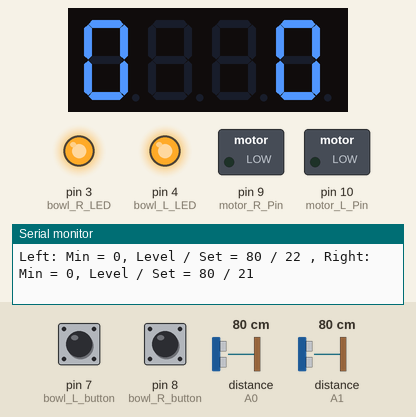
Recording of a sketch running on a simulated Arduino Uno, built with avr-gcc and run on an emulated ATmega328P. Parts: 4-digit seven-segment display, switched loads named in the sketch (green lamp = pin HIGH), output pins drawn as LEDs (lit = HIGH), the last lines printed to the serial monitor. Inputs (shaded band) come from the test bench; at power-on: pin 7 (bowl_L_button) HIGH, pin 8 (bowl_R_button) LOW, distance to the obstacle (sensors on A0, A1) 80 cm.

Above: at 1.2 s.
1.3 s: pin 7 (bowl_L_button) pulled LOW for 0.2 s
3.4 s: pin 8 (bowl_R_button) pulled HIGH for 3.2 s
8.5 s: distance to the obstacle (sensor on A0) set to 24 cm
10.4 s: distance to the obstacle (sensor on A0) set to 20 cm
At 10.9 s:
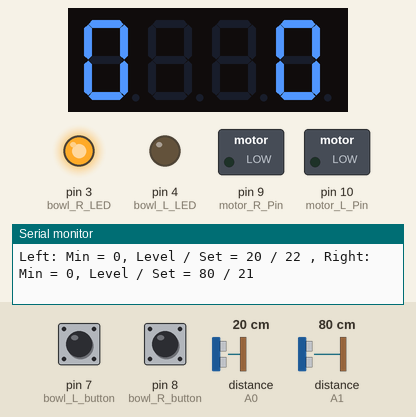
12.1 s: pin 8 (bowl_R_button) pulled HIGH for 0.2 s
14.2 s: pin 7 (bowl_L_button) pulled LOW for 1 s
At 16.6 s:
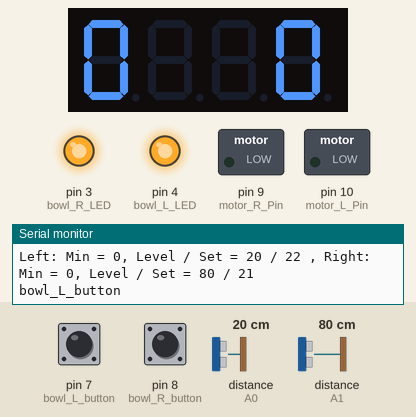
Timing chart, 0 to 18.9 s (numbered marks = the images above; inputs shaded):
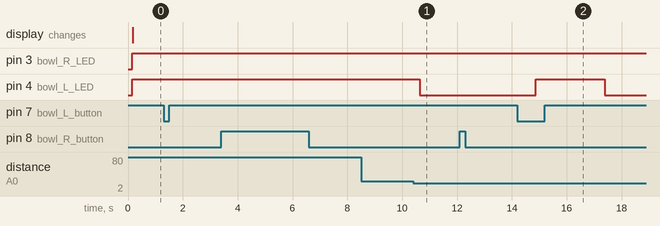

The sketch:

catFeeder.ino
```cpp
// cat feeder using two motors to turn paddles of 2 feeder tubes
// 12v motors driven by PWM on pins 10,11
// 5v arduino pro mini board
#include <SharpIR.h>

#define ir1 A0
#define ir2 A1
#define model 1080

SharpIR SharpIR_1(ir1, model);
SharpIR SharpIR_2(ir2, model);

#include <Wire.h> // Enable this line if using Arduino Uno, Mega, etc.
#include <Adafruit_GFX.h>
#include "Adafruit_LEDBackpack.h"

Adafruit_7segment matrix = Adafruit_7segment();

int motorSpeed;
int motorMaxSpeed = 150;

int bowl_L_fills = 0; // how many times the bowl has been filled
int bowl_R_fills = 0;

const int  bowl_L_LED = 4;
const int  bowl_R_LED = 3;
const int  bowl_R_button = 8; //normally 1
const int  bowl_L_button = 7; //normally 0

bool bowl_L_Empty = false; // is TRUE while bowlmotor going
bool bowl_R_Empty = false;

const int  bowl_L_Sensor = A0; // bowlxSensors have a 10K pulldown resistor on it to decrease overall noise on all analog channels
const int  bowl_R_Sensor = A1;

int bowl_L_level;
int bowl_R_level;

const int  potentiometer1 = A2; //potentiometer 1
const int  potentiometer2 = A3; //potentiometer 2

const int  motor_L_Pin = 10;
const int  motor_R_Pin = 9;

unsigned long runTime1 = 0; //how long since last bowl 1 check
unsigned long runTime2 = 0; //how long since last bowl 2 check
unsigned long startTime1; //bowl 1
unsigned long startTime2; //bowl 2
uint16_t runSecs1 = 0;
uint16_t runMins_L = 0;
uint16_t runHrs1 = 0;
uint16_t runSecs2 = 0;
uint16_t runMins_R = 0;
uint16_t runHrs2 = 0;

//**********************************************************************

uint16_t bowl_L_EmptyLevel = 22; //IR threashold reading when bowl 1 (L) empty
uint16_t bowl_R_EmptyLevel = 21; //IR threashold reading when bowl 2 (R) empty

uint16_t bowl_1_Interval = 480; //minutes to wait between bowl fills
uint16_t bowl_2_Interval = 480; //minutes to wait between bowl fills

//**********************************************************************

uint16_t fillTries = 0; // increment each run of motor, after 3-5 stop (no food in hopper!)

int IR_1_distance;
int IR_2_distance;

void setup() {
  Serial.begin(9600);
  Serial.println("CatFeeder Test!");
  pinMode(motor_L_Pin, OUTPUT);
  pinMode(motor_R_Pin, OUTPUT);
  pinMode(bowl_L_LED, OUTPUT);
  pinMode(bowl_R_LED, OUTPUT);
  pinMode(bowl_R_button, INPUT);
  pinMode(bowl_L_button, INPUT);

  matrix.begin(0x70);
  matrix.setBrightness(1); //0-15
  startTime1 = millis();
  startTime2 = millis();
}

void loop() {
  runTime1 = millis() - startTime1;
  runTime2 = millis() - startTime2;
  runSecs1 = runTime1 / 1000;
  runMins_L = runSecs1 / 60;
  runHrs1 = runMins_L / 60;
  runSecs2 = runTime2 / 1000;
  runMins_R = runSecs2 / 60;
  runHrs2 = runMins_R / 60;

  readButtons(); // will read pots when activated

  if (bowl_L_level > bowl_L_EmptyLevel) {
    digitalWrite(bowl_L_LED, HIGH);
  }
  else digitalWrite(bowl_L_LED, LOW);

  if (bowl_R_level > bowl_R_EmptyLevel) {
    digitalWrite(bowl_R_LED, HIGH);
  }
  else digitalWrite(bowl_R_LED, LOW);

  readLevels();

  //run motor if bowls empty AND multiple of 12hrs AND at least 12 hrs from start
  //BOWL 1
  while (bowl_L_level >= bowl_L_EmptyLevel && runMins_L >= bowl_1_Interval && fillTries <= 2) {
    runMotor(motor_L_Pin);
    bowl_L_Empty = true;
    delay(500); //let level detector stablize before reading
    readLevels();
    delay(500);
    Serial.print("fillTries: ");
    Serial.print(fillTries);
    Serial.print(", bowl_L_level: ");
    Serial.println(bowl_L_level);
    fillTries = fillTries + 1;
  }
  if (bowl_L_Empty) {
    //reset start time so bowl only fills once per time period
    startTime1 = millis();
    bowl_L_Empty = false;
    fillTries = 0;
    bowl_L_fills = bowl_L_fills + 1;
    if (bowl_L_fills >= 10) {
      bowl_L_fills = 0; //reset so we always only have one digit to display
    }
  }
  //BOWL 2
  while (bowl_R_level >= bowl_R_EmptyLevel && runMins_R >= bowl_2_Interval && fillTries <= 2) {
    runMotor(motor_R_Pin);
    bowl_R_Empty = true;
    delay(500); //let level detector stablize before reading
    readLevels();
    delay(500);
    Serial.print("fillTries: ");
    Serial.print(fillTries);
    Serial.print(", bowl_R_level: ");
    Serial.println(bowl_R_level);
    fillTries = fillTries + 1;
  }
  if (bowl_R_Empty) {
    //reset start time so bowl only fills once per time period
    startTime2 = millis();
    bowl_R_Empty = false;
    fillTries = 0;
    bowl_R_fills = bowl_R_fills + 1;
    if (bowl_R_fills >= 10) {
      bowl_R_fills = 0; //reset so we always only have one digit to display
    }
  }

//  Serial.print("ave_bowl_1_Interval: ");
// Serial.print(ave_bowl_1_Interval);
// Serial.print(",");
// Serial.print(", ave_bowl_2_Interval: ");
// Serial.println(ave_bowl_2_Interval);
 //Serial.print(analogRead(bowl_L_Sensor));
 //Serial.print(",");
Serial.print("Left: Min = ");
Serial.print(runMins_L);
Serial.print(", Level / Set = ");
Serial.print(bowl_L_level);
Serial.print(" / ");
Serial.print(bowl_L_EmptyLevel);
Serial.print(" , Right: Min = ");
Serial.print(runMins_R);
Serial.print(", Level / Set = ");
Serial.print(bowl_R_level);
Serial.print(" / ");
Serial.println(bowl_R_EmptyLevel);
 //Serial.print(",");
 //Serial.println(bowl1median);
//  Serial.print(", runMins_L:");
//  Serial.print(runMins_L);
//  Serial.print(", runMins_R:");
//  Serial.print(runMins_R);
//  Serial.print(", bowl_R_EmptyLevel:");
//  Serial.print(bowl_R_EmptyLevel);
//  Serial.print(", bowl_L_EmptyLevel:");
//  Serial.println(bowl_L_EmptyLevel);
  //  matrix.clear();
  //matrix.println(bowl_1_Interval-runMins_L);
  matrix.writeDigitNum(0, bowl_L_fills);
  matrix.writeDigitNum(4, bowl_R_fills);
  matrix.writeDisplay();
}

void readButtons() {
  if (!digitalRead(bowl_L_button)) {
    //readPots();
    digitalWrite(bowl_L_LED, HIGH);
    Serial.println("bowl_L_button");
    runMotor(motor_L_Pin);
  }
  if (digitalRead(bowl_R_button)) {
    digitalWrite(bowl_R_LED, HIGH);
    Serial.println("bowl_R_button");
    runMotor(motor_R_Pin);
  }

}

void readPots() {
  int pot_1 = analogRead(potentiometer1);
  pot_1 = (pot_1+1)/10;
  int pot_2 = analogRead(potentiometer2);
  pot_2 = (pot_2+1)/10;
  bowl_L_EmptyLevel = pot_1;
  bowl_R_EmptyLevel = pot_2;
  //Serial.print("pot_1: ");
  Serial.print(pot_1);
  Serial.print(",");
  //Serial.print("pot_2: ");
  Serial.print(pot_2);
  Serial.println("*");
}

void readLevels() {
  bowl_L_level=SharpIR_1.distance();
  delay(50);
  bowl_R_level=SharpIR_2.distance();

  // convert to distance from sensor on dispensor
  //bowl_L_level = 36 - bowl_L_level;
  //bowl_R_level = 36 - bowl_R_level;

  delay(50);
}


void displayDigits() {

  // draw each digit
  // writeDigitNum(location, number) - this will write the number (0-9) to a single location.
  // Location #0 is all the way to the left
  // Location #2 is the colon dots;  use drawColon(true or false)
  // Location #4 is all the way to the right.
  matrix.clear();
  //matrix.writeDigitNum(0,0);
  matrix.writeDigitNum(1, 0);
  matrix.drawColon(false);
  //matrix.writeDigitNum(3,0);
  matrix.writeDigitNum(4, 0);
  matrix.writeDisplay();
}

void runMotor(int m) {
  uint8_t i;
  for (i = 50; i < motorMaxSpeed; i++) {
    motorSpeed = i;
    analogWrite(m, motorSpeed);
    delay(5);
  }
  analogWrite(m, 0);
  delay(2000);
}
```

Measured:
- the behaviour switches between 23 and 22 cm on distance to the obstacle (sensor on A0) (found by bisection; images 0 and 1)
- after the input at 10.4 s, pin 4 (bowl_L_LED): HIGH → LOW after 0.25 s
- after the input at 14.2 s, pin 4 (bowl_L_LED): LOW → HIGH after 0.68 s, → LOW 2.5 s later
